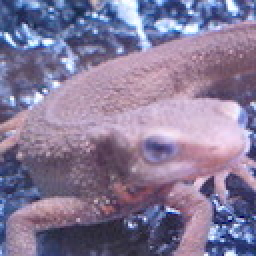
//> input picture assets/imori.jpg, 128 x 128 px (shown 2 times larger)
$ ./cartoon_effect_test   (built with g++ and OpenCV 4)
//> lines starting //> are read from the running program, lines starting //| are printed output that depends on the picture; after the words box and inside, x2 and y2 are one past the last pixel; in counts of white or black regions, pixels touching at a corner belong together
### cpp/advanced/image_effects/cartoon_effect.hpp
#ifndef CARTOON_EFFECT_HPP
#define CARTOON_EFFECT_HPP

#include <opencv2/opencv.hpp>
#include <vector>

namespace ip101 {
namespace advanced {

/**
 * @brief 卡通效果参数结构体
 */
struct CartoonParams {
    int edge_size;               // 边缘宽度
    int median_blur_size;        // 中值滤波核大小
    int bilateral_d;             // 双边滤波d参数
    double bilateral_sigma_color; // 双边滤波颜色标准差
    double bilateral_sigma_space; // 双边滤波空间标准差
    int quantize_levels;         // 颜色量化级别

    // 默认构造函数
    CartoonParams() :
        edge_size(1),
        median_blur_size(7),
        bilateral_d(9),
        bilateral_sigma_color(75.0),
        bilateral_sigma_space(75.0),
        quantize_levels(8)
    {}
};

/**
 * @brief 卡通化效果算法
 * @param src 输入图像
 * @param dst 输出图像
 * @param params 卡通效果参数
 */
void cartoon_effect(const cv::Mat& src, cv::Mat& dst, const CartoonParams& params = CartoonParams());

/**
 * @brief 边缘检测
 * @param src 输入图像
 * @param edges 边缘图像
 * @param edge_size 边缘宽度
 */
void detect_edges(const cv::Mat& src, cv::Mat& edges, int edge_size);

/**
 * @brief 颜色量化
 * @param src 输入图像
 * @param dst 输出图像
 * @param levels 量化级别
 */
void color_quantization(const cv::Mat& src, cv::Mat& dst, int levels);

/**
 * @brief 高级卡通化效果（带纹理增强）
 * @param src 输入图像
 * @param dst 输出图像
 * @param params 卡通效果参数
 * @param texture_strength 纹理增强强度
 */
void enhanced_cartoon_effect(const cv::Mat& src, cv::Mat& dst,
                            const CartoonParams& params = CartoonParams(),
                            double texture_strength = 0.5);

} // namespace advanced
} // namespace ip101

#endif // CARTOON_EFFECT_HPP

### cpp/advanced/image_effects/cartoon_effect.cpp
#include <advanced/effects/cartoon_effect.hpp>
#include <vector>
#include <algorithm>
#include <cmath>
#include <omp.h>

namespace ip101 {
namespace advanced {

void detect_edges(const cv::Mat& src, cv::Mat& edges, int edge_size) {
    CV_Assert(!src.empty());

    // 转换为灰度图像
    cv::Mat gray;
    if (src.channels() == 3) {
        cv::cvtColor(src, gray, cv::COLOR_BGR2GRAY);
    } else {
        gray = src.clone();
    }

    // 使用中值滤波减少噪声
    cv::Mat blurred;
    cv::medianBlur(gray, blurred, 5);

    // 使用自适应阈值进行边缘检测
    cv::Mat thresh;
    cv::adaptiveThreshold(blurred, thresh, 255, cv::ADAPTIVE_THRESH_MEAN_C,
                         cv::THRESH_BINARY_INV, 9, 2);

    // 扩张边缘
    cv::Mat kernel = cv::getStructuringElement(cv::MORPH_RECT, cv::Size(edge_size, edge_size));
    cv::dilate(thresh, edges, kernel);
}

void color_quantization(const cv::Mat& src, cv::Mat& dst, int levels) {
    CV_Assert(!src.empty() && levels > 0);

    // 确保图像是BGR格式
    cv::Mat bgr;
    if (src.channels() == 3) {
        bgr = src.clone();
    } else {
        cv::cvtColor(src, bgr, cv::COLOR_GRAY2BGR);
    }

    // 计算每个通道的量化因子
    double factor = 255.0 / levels;

    // 创建输出图像
    dst.create(bgr.size(), bgr.type());

    // 对每个像素进行量化
    #pragma omp parallel for
    for (int y = 0; y < bgr.rows; y++) {
        for (int x = 0; x < bgr.cols; x++) {
            cv::Vec3b& pixel = bgr.at<cv::Vec3b>(y, x);
            cv::Vec3b& output_pixel = dst.at<cv::Vec3b>(y, x);

            // 对每个通道进行量化
            for (int c = 0; c < 3; c++) {
                // 量化处理：将像素值归一化到[0, levels-1]，然后再乘以factor得到量化后的值
                int index = static_cast<int>(pixel[c] / factor);
                output_pixel[c] = static_cast<uchar>(std::min(255, static_cast<int>(index * factor + factor / 2)));
            }
        }
    }
}

void cartoon_effect(const cv::Mat& src, cv::Mat& dst, const CartoonParams& params) {
    CV_Assert(!src.empty());

    // 创建输出图像
    dst.create(src.size(), src.type());

    // 1. 边缘检测
    cv::Mat edges;
    detect_edges(src, edges, params.edge_size);

    // 2. 使用中值滤波平滑图像
    cv::Mat smoothed;
    cv::medianBlur(src, smoothed, params.median_blur_size);

    // 3. 使用双边滤波进一步平滑同时保留边缘
    cv::Mat bilateral;
    cv::bilateralFilter(smoothed, bilateral, params.bilateral_d,
                       params.bilateral_sigma_color, params.bilateral_sigma_space);

    // 4. 颜色量化
    cv::Mat quantized;
    color_quantization(bilateral, quantized, params.quantize_levels);

    // 5. 将黑色边缘与量化后的图像合并
    #pragma omp parallel for
    for (int y = 0; y < src.rows; y++) {
        for (int x = 0; x < src.cols; x++) {
            if (edges.at<uchar>(y, x) > 0) {
                // 如果是边缘，设置为黑色
                dst.at<cv::Vec3b>(y, x) = cv::Vec3b(0, 0, 0);
            } else {
                // 否则使用量化后的颜色
                dst.at<cv::Vec3b>(y, x) = quantized.at<cv::Vec3b>(y, x);
            }
        }
    }
}

// [63 lines left out: function enhanced_cartoon_effect, not called in this run]

} // namespace advanced
} // namespace ip101

### examples/advanced/cartoon_effect_test.cpp
#include <opencv2/opencv.hpp>
#include <iostream>
#include <chrono>
#include <vector>
#include <tuple>
#include <string>
#include "advanced/effects/cartoon_effect.hpp"

// Performance test helper function
template<typename Func>
double measure_time(Func&& func, int iterations = 10) {
    auto start = std::chrono::high_resolution_clock::now();
    for (int i = 0; i < iterations; ++i) {
        func();
    }
    auto end = std::chrono::high_resolution_clock::now();
    return std::chrono::duration_cast<std::chrono::milliseconds>(end - start).count() / static_cast<double>(iterations);
}

void test_basic_cartoon_effect(const cv::Mat& src) {
    cv::Mat results[6];

    // 应用卡通效果
    ip101::advanced::cartoon_effect(src, results[0]);

    // 测试不同参数
    ip101::advanced::CartoonParams params1;
    params1.median_blur_size = 7;
    params1.bilateral_d = 9;
    params1.quantize_levels = 2;
    params1.bilateral_sigma_color = 0.1;
    ip101::advanced::cartoon_effect(src, results[1], params1);

    ip101::advanced::CartoonParams params2;
    params2.median_blur_size = 9;
    params2.bilateral_d = 9;
    params2.quantize_levels = 2;
    params2.bilateral_sigma_color = 0.1;
    ip101::advanced::cartoon_effect(src, results[2], params2);

    ip101::advanced::CartoonParams params3;
    params3.median_blur_size = 7;
    params3.bilateral_d = 11;
    params3.quantize_levels = 2;
    params3.bilateral_sigma_color = 0.1;
    ip101::advanced::cartoon_effect(src, results[3], params3);

    ip101::advanced::CartoonParams params4;
    params4.median_blur_size = 7;
    params4.bilateral_d = 9;
    params4.quantize_levels = 3;
    params4.bilateral_sigma_color = 0.1;
    ip101::advanced::cartoon_effect(src, results[4], params4);

    results[5] = src.clone();

    // Create result display window
    cv::Mat display;
    int gap = 10;
    int cols = 3;
    int rows = 2;
    display.create(src.rows * rows + gap * (rows - 1),
                  src.cols * cols + gap * (cols - 1),
                  src.type());
    display.setTo(0);

    // Organize display layout
    cv::Mat roi;
    int idx = 0;
    for (int i = 0; i < rows; i++) {
        for (int j = 0; j < cols && idx < 6; j++) {
            roi = display(cv::Rect(j * (src.cols + gap),
                                 i * (src.rows + gap),
                                 src.cols, src.rows));
            results[idx].copyTo(roi);
            idx++;
        }
    }

    cv::imshow("Cartoon Effect Results", display);
    cv::waitKey(0);
}

void test_parameter_effects(const cv::Mat& src) {
    cv::Mat dst;

    std::cout << "\nParameter Effects Test:" << std::endl;

    // 测试不同模糊核大小
    std::vector<int> blur_sizes = {5, 7, 9, 11, 15};
    for (int blur_size : blur_sizes) {
        auto start = std::chrono::high_resolution_clock::now();
        ip101::advanced::CartoonParams params;
        params.median_blur_size = blur_size;
        params.bilateral_d = 9;
        params.quantize_levels = 2;
        params.bilateral_sigma_color = 0.1;
        ip101::advanced::cartoon_effect(src, dst, params);
        auto end = std::chrono::high_resolution_clock::now();
        auto duration = std::chrono::duration_cast<std::chrono::milliseconds>(end - start);

        std::cout << "Blur size " << blur_size << ": " << duration.count() << "ms" << std::endl;
        cv::imwrite("cartoon_blur_" + std::to_string(blur_size) + ".jpg", dst);
    }

    // 测试不同边缘检测参数
    std::vector<int> edge_sizes = {7, 9, 11, 13, 15};
    for (int edge_size : edge_sizes) {
        ip101::advanced::CartoonParams params;
        params.median_blur_size = 7;
        params.bilateral_d = edge_size;
        params.quantize_levels = 2;
        params.bilateral_sigma_color = 0.1;
        ip101::advanced::cartoon_effect(src, dst, params);
        cv::imwrite("cartoon_edge_" + std::to_string(edge_size) + ".jpg", dst);
    }
}

void test_different_styles(const cv::Mat& src) {
    cv::Mat dst;

    // 创建不同风格的卡通效果
    std::vector<std::tuple<int, int, int, double>> styles = {
        {5, 7, 2, 0.05},   // 轻微卡通
        {7, 9, 2, 0.1},    // 标准卡通
        {9, 11, 3, 0.15},  // 强烈卡通
        {11, 13, 4, 0.2}   // 极强卡通
    };

    std::vector<std::string> style_names = {"light", "standard", "strong", "extreme"};

    for (size_t i = 0; i < styles.size(); ++i) {
        auto [blur, edge, threshold, strength] = styles[i];
        ip101::advanced::CartoonParams params;
        params.median_blur_size = blur;
        params.bilateral_d = edge;
        params.quantize_levels = threshold;
        params.bilateral_sigma_color = strength;
        ip101::advanced::cartoon_effect(src, dst, params);
        cv::imwrite("cartoon_style_" + style_names[i] + ".jpg", dst);
    }

    std::cout << "\nDifferent Cartoon Styles Test:" << std::endl;
    for (const auto& name : style_names) {
        std::cout << name << " style: cartoon_style_" << name << ".jpg" << std::endl;
    }
}

int main(int argc, char** argv) {
    using std::string;

    string image_path = (argc > 1) ? argv[1] : "assets/imori.jpg";
    cv::Mat src = cv::imread(image_path);
//> src is the input picture: 128 rows x 128 cols, CV_8UC3; mean B, G, R 152.8, 121.8, 134.1
    if (src.empty()) {
        std::cerr << "Error: Cannot load image " << image_path << std::endl;
        return -1;
    }

    // Run performance test
    std::cout << "Image size: " << src.cols << "x" << src.rows << std::endl << std::endl;
//| Image size: 128x128
    test_basic_cartoon_effect(src);
//> in detect_edges, `cv::medianBlur(gray, blurred, 5);`:
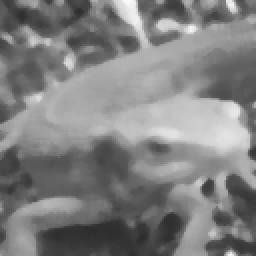
//> blurred: 128 rows x 128 cols, CV_8UC1 (shown 2 times larger); min 44, max 250, mean 127.8
//> in detect_edges, `cv::adaptiveThreshold(blurred, thresh, 255, cv::ADAPTIVE_THRESH_MEAN_C..`:
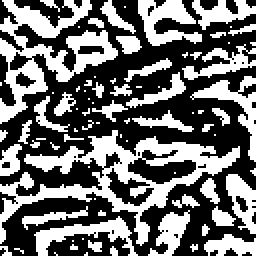
//> thresh: 128 rows x 128 cols, CV_8UC1 (shown 2 times larger); 43.3% white; 82 white regions (51 under 20 px), largest, box (x1, y1, x2, y2) and area: (0, 65, 120, 123) 1829, (0, 0, 59, 62) 1299, (69, 0, 101, 23) 396
//> after the loop in cartoon_effect (call 5), `for (int y = 0; y < src.rows; y++)`:
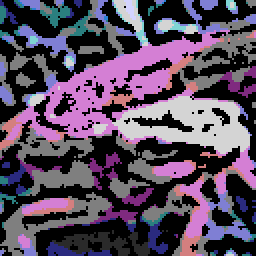
//> dst: 128 rows x 128 cols, CV_8UC3 (shown 2 times larger); mean B, G, R 94.6, 73.8, 88.2
//> the loop in test_basic_cartoon_effect, `for (int i = 0; i < rows; i++)` made 2 passes
//> idx on passes 1 to 2: 3, 6
//> after the loop in test_basic_cartoon_effect, `for (int i = 0; i < rows; i++)`: idx = 6
//> in test_basic_cartoon_effect, `cv::imshow("Cartoon Effect Results", display);`:
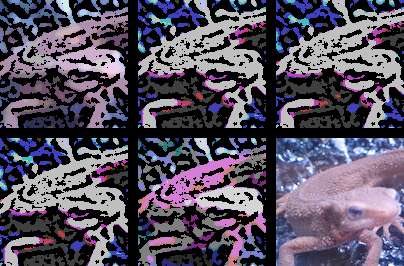
//> window 'Cartoon Effect Results': 266 rows x 404 cols, CV_8UC3; mean B, G, R 94.3, 77.7, 84.4

    // Test parameter effects
    test_parameter_effects(src);
//> the loop in test_parameter_effects, `for (int blur_size : blur_sizes)` made 5 passes
//> pass 1, in cartoon_effect (call 6), `color_quantization(bilateral, quantized, params.quantize_levels);`:
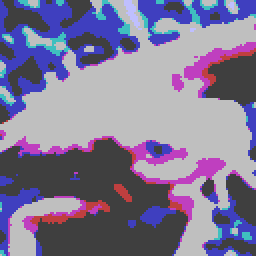
//> quantized: 128 rows x 128 cols, CV_8UC3 (shown 2 times larger); mean B, G, R 149.9, 120.4, 128
//> after the loop in test_parameter_effects, `for (int blur_size : blur_sizes)`:
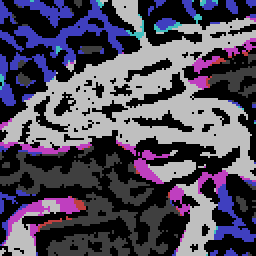
//> dst: 128 rows x 128 cols, CV_8UC3 (shown 2 times larger); mean B, G, R 91.8, 74, 79.7

    // Test different styles
    test_different_styles(src);
//> after the loop in test_different_styles, `for (size_t i = 0; i < styles.size(); ++i)`:
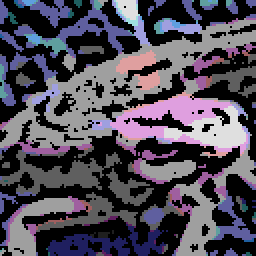
//> dst: 128 rows x 128 cols, CV_8UC3 (shown 2 times larger); mean B, G, R 87.9, 74.7, 79.8

    // Visualize results
    test_basic_cartoon_effect(src);
//> the loop in test_basic_cartoon_effect (call 2), `for (int i = 0; i < rows; i++)` made 2 passes

    return 0;
}

$ run again, with assets/2.png saved as assets/imori.jpg
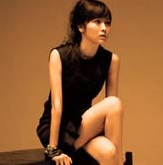
//> input picture assets/2.png, 163 x 165 px
//> src is the input picture: 165 rows x 163 cols, CV_8UC3; mean B, G, R 52.6, 95.2, 148
//| Image size: 163x165
//> thresh: 165 rows x 163 cols, CV_8UC1; 19.9% white; 36 white regions (27 under 20 px), largest, box (x1, y1, x2, y2) and area: (36, 0, 126, 165) 4659, (0, 149, 43, 158) 201, (17, 151, 56, 165) 146
//> the loop in test_basic_cartoon_effect, `for (int i = 0; i < rows; i++)` made 2 passes
//> idx on passes 1 to 2: 3, 6
//> after the loop in test_basic_cartoon_effect, `for (int i = 0; i < rows; i++)`: idx = 6
//> after the loop in test_parameter_effects, `for (int blur_size : blur_sizes)`:
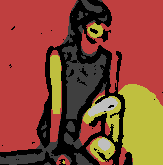
//> dst: 165 rows x 163 cols, CV_8UC3; mean B, G, R 52.4, 73.1, 138.5
//> after the loop in test_different_styles, `for (size_t i = 0; i < styles.size(); ++i)`:
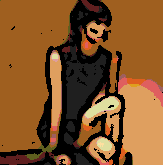
//> dst: 165 rows x 163 cols, CV_8UC3; mean B, G, R 39.5, 82.8, 129.4
//> the loop in test_basic_cartoon_effect (call 2), `for (int i = 0; i < rows; i++)` made 2 passes
